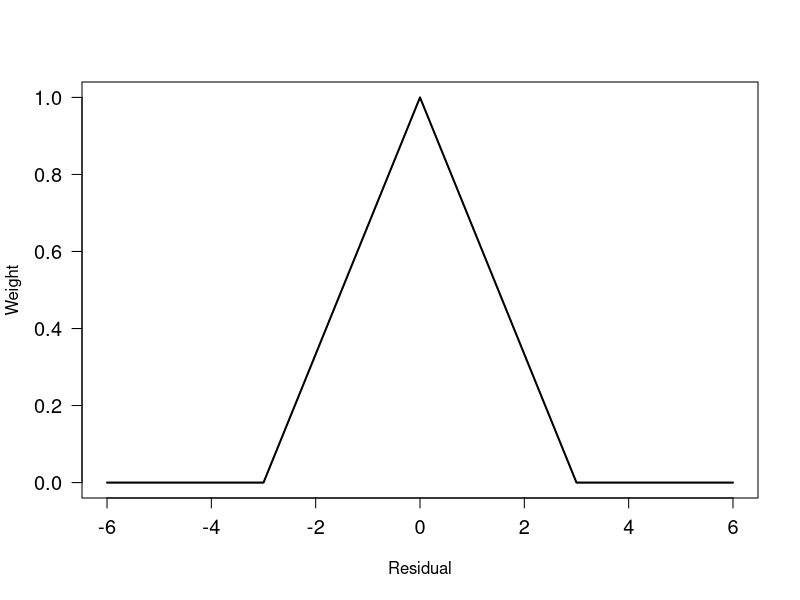
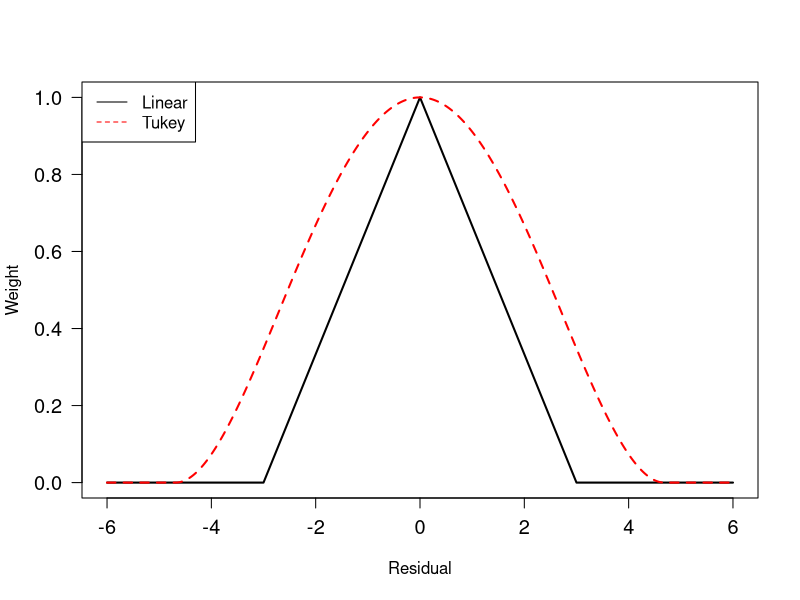
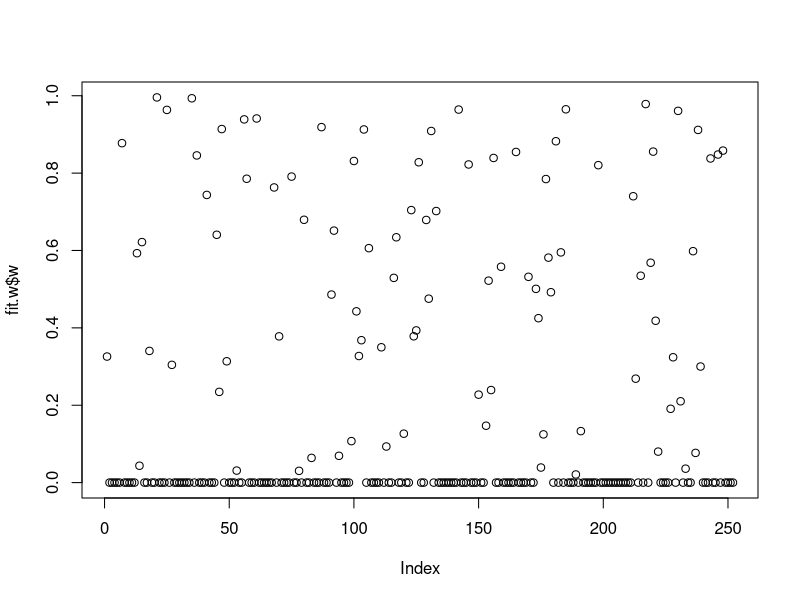
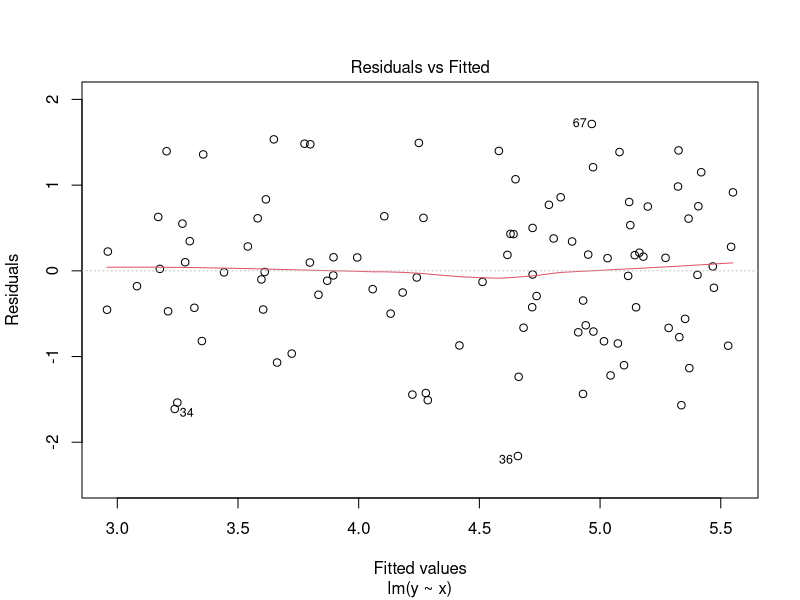
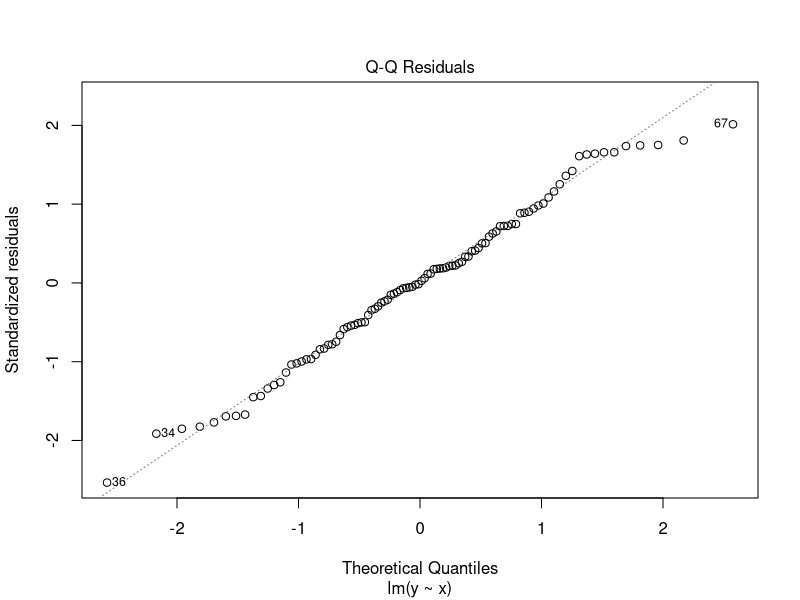
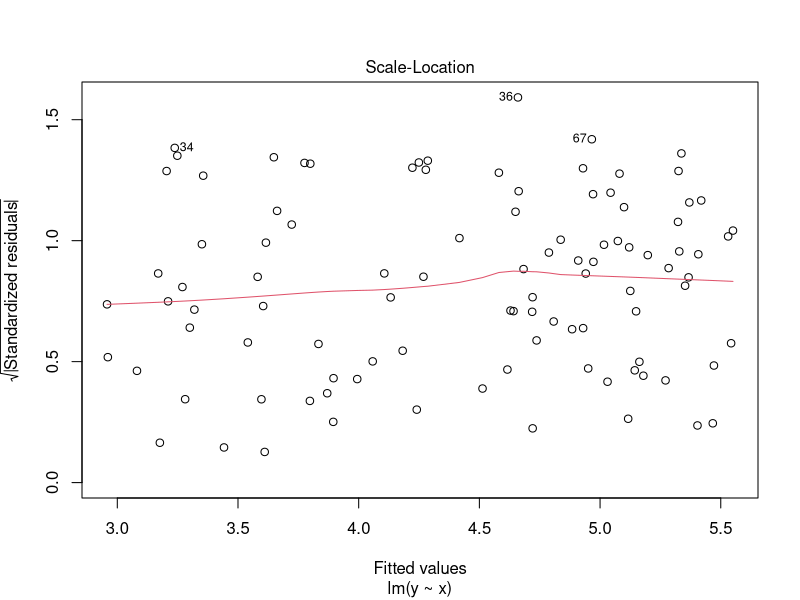
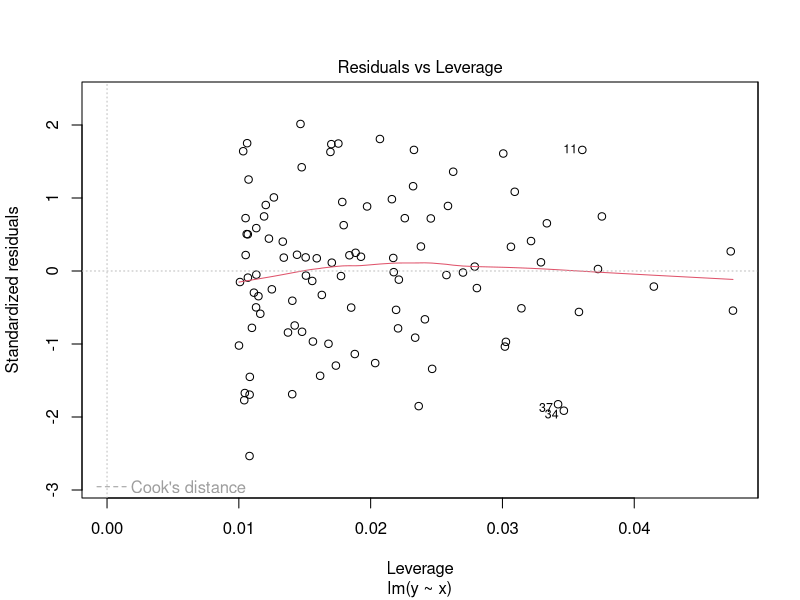
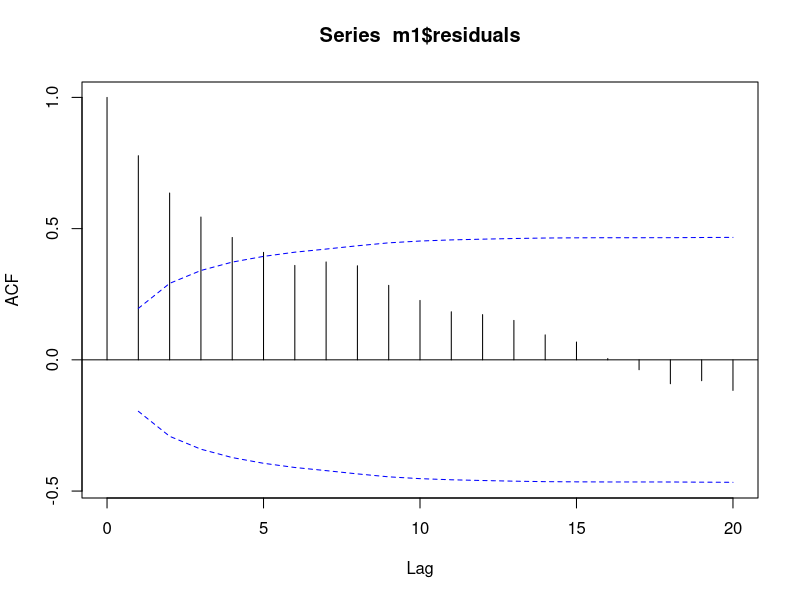

These figures' R source, in order:
pmin( c( 7, 2, 9 ), c(3, 7, 9) )
pmax( c( 4, -3, 4 ), 0 )

r=seq(-6,6,.01)
wi = pmax(1-abs(r)/3, 0) 
plot(r, wi, type="l", col="black", lwd=2, las =1, cex.axis=1.2, xlab="Residual", ylab="Weight")


#5a. Using the same vector r as in the previous problem, define Tukey’s bisquare weights as
#Tukey = (pmax(1-(r/4.685)^2,0))^2
#Use matplot to plot Tukey’s bisquare weights and the linear weights wi from the previous problem on the same graph.
Tukey = (pmax(1-(r/4.685)^2,0))^2
matplot(cbind(r,r),cbind(wi,Tukey), type = "l", lwd=2, col=c("black", "red"), las=1, cex.axis=1.2, xlab = "Residual", ylab = "Weight")
legend("topleft", legend=c("Linear", "Tukey"), col=c("black", "red"), lty=c(1,2))


#c. Read the bodyfat.csv data set into R. Load the MASS library. Use the rlm() function to perform robust regression using Tukey’s bisquare weights. What is the slope of the model?
fat=read.csv("bodyfat.csv")
library(MASS)
fit.Tukey = rlm(BodyFatBrozek~Weight, data = fat, psi = psi.bisquare)
summary(fit.Tukey)

#problem 6
#Next, we will implement robust regression using our linear weights. These weights are not available in rlm(), so we’ll use a while loop.
#6a. Start by writing the code that comes before the while loop:
#  Use unweighted linear regression to fit a model for BodyFatBrozek as a function of Weight.
#Initialize the vector newcoef equal to the coefficients from the unweighted linear regression.
#Set the number of iterations equal to 0.
#To determine whether the while loop has converged, we need to be able to compare the most recent set of coefficients (newcoef) to the previous set of coefficients. Initialize a vector oldcoef to store the previous set of coefficients.
#The initial values in oldcoef don’t matter very much, as long as they’re not too close to newcoef. I usually set them equal to 0. 
fit.w = lm(fat$BodyFatBrozek ~ fat$Weight)
oldcoef = rep(0, length(fit.w$coef))
newcoef = fit.w$coef
iter = 0

#6b. Then, create an empty while loop. The while loop should continue iterating as long as
#the number of iterations is less than 100, and
#the difference between the old and new coefficients is too large: |β0,old−β0,new|+|β1,old−β1,new|>.0001


#6b. Inside the while loop, do the following things:
#  Compute the new set of weights. Recall that the R code for our linear weights was
#pmax(1-abs(r)/3, 0)
#You will need to replace r with the vector of residuals from the previous linear regression.
#Perform weighted linear regression with the new set of weights.
#Update the values of oldcoef, newcoef, and the number of iterations.
while(sum(abs(oldcoef-newcoef)) > .0001 & iter < 100){
  w = pmax(1-abs(fit.w$residuals)/3, 0)
  fit.w = lm(fat$BodyFatBrozek~fat$Weight, weights=w)
  
  iter = iter + 1
  oldcoef = newcoef
  newcoef = fit.w$coef 
}
summary(fit.w)

plot(fit.w$w)

#Using
#length(which(fit.w$w==0)) / dim(fat)[1]
#finds that 63% of the observations were given a weight of 0. This is probably excessive, because it seems unrealistic to think that 63% of our observations were completely unreliable outliers.
#The linear weights we’ve created here are an inefficient choice for robust regression, because they result in ignoring too much of our data. We might be able to improve the weights by increasing the threshold for |ri| before giving a weight of 0. There are also many other weight functions that we could try. Some of them are listed here.
length(which(fit.w$w==0)) / dim(fat)[1] #63% of points were deemed unreliable this does not seem right.

#problem 8
#In this problem, you will investigate the effects of autocorrelation on linear regression, using a simulated data set. Start by creating a covariance matrix reflecting autocorrelation:
n = 100
Sigmax = matrix(,nr=n, nc=n) # initialize the covariance matrix
Sigmax[1,1] = 1
for(i in 2:n){
  Sigmax[i,i] = 1
  for(j in 1:(i-1)){
    Sigmax[i, j] = .9^abs(i-j)
    Sigmax[j, i] = Sigmax[i, j] # make the covariance matrix 
    # symmetric across the diagonal
  } #end iter over j
} # end iter over i

Sigmax

#Next, set the random seed equal to 15 and load the MASS library, which contains the function mvrnorm. This function generates a random vector from a multivariate normal distribution. Use the following code to simulate x and y:
#  x = runif(n, 0, 1)
#y = 2*x + 3 + mvrnorm(1, rep(0,n), Sigmax) # generate 1 random vector 
# of n noise terms
set.seed(15)
library(MASS)
x = runif(n, 0, 1)
y = 2*x + 3 + mvrnorm(1, rep(0,n), Sigmax) # generate 1 random vector 
# of n noise terms


#d. Use ordinary least squares regression to model y as a function of x. Call your model m1. Look at the diagnostic plots using plot(m1). What evidence do you see that ordinary least squares regression is inappropriate?
m1 = lm(y~x)
plot(m1)

#problem 9
#As you saw in the previous problem, it can be difficult to detect autocorrelation from looking at the usual diagnostic plots of linear regression. (This is also true for detecting compound symmetry.) Often, you will look for autocorrelation or compound symmetry because you have a reason to suspect it based on what you know about the data--for example, time series data often involve autocorrelation.
#a. Compute the correlation between residuals 1-99 and residuals 2-100.
cor(m1$residuals[-100], m1$residuals[-1])

#b. Use the acf() function to plot the autocorrelation for various lags. Which autocorrelations are outside the range we would expect if the noise terms were independent? (Use ci.type = “ma”.)
acf(m1$residuals, ci.type="ma")

#The acf plot and computing the lag-1 autocorrelation gives us good reason to believe that the fit of our model could be improved using an autoregressive model.
#We could also look at a graph of the residuals vs. their index:
#  plot(m1$residuals)
#or use a hypothesis test for autocorrelation, such as the Durbin-Watson test.
plot(m1$residuals)

#c. Load the nlme library and use gls() to fit an AR(1) model.
#You may assume that each pair of consecutive observations is separated by 1 time unit.
#Which of the following segments of code is most appropriate?
library(nlme)
m2 = gls(y ~ x, correlation = corAR1(form = ~1)) 
summary(m2)

m1$coefficients
m2$coefficients

m1_reml = gls(y~x)
m1$coefficients
m1_reml$coefficients
AIC(m1)
AIC(m1_reml)
AIC(m2)
